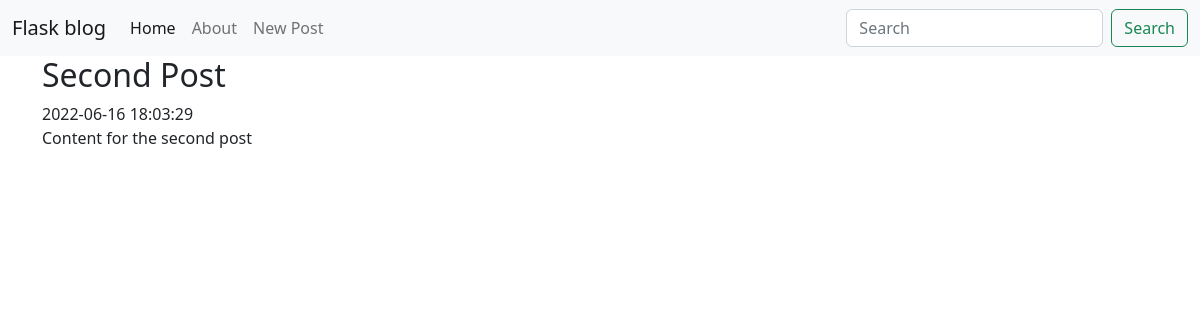
/2, run on the app's committed database.
### tables this page shows
CREATE TABLE posts (
    id INTEGER PRIMARY KEY AUTOINCREMENT,
    created TIMESTAMP NOT NULL DEFAULT CURRENT_TIMESTAMP,
    title TEXT NOT NULL,
    content TEXT NOT NULL
);

### blog.py (the view)
@app.route('/<int:post_id>')
def post(post_id):
    post = get_post(post_id)
    return render_template('post.html', post=post)

### blog.py (called while the page is built)
def get_db_connection():
    conn = sqlite3.connect('database.db')
    conn.row_factory = sqlite3.Row
    return conn

def get_post(post_id):
    conn = get_db_connection()
    post = conn.execute('SELECT * FROM posts WHERE id = ?',
                        (post_id,)).fetchone()
    conn.close()
    if post is None:
        abort(404)
    return post

### templates/post.html
{% extends 'base.html' %}
{% block content %}
<h2>{% block title %} {{ post['title']}} {% endblock %}</h2>
<span>{{ post['created'] }}</span>
<p>{{ post['content'] }}</p>
{% endblock %}

### data on the page
posts: title "Second Post", created "2022-06-16 18:03:29", content "Content for the second post"
